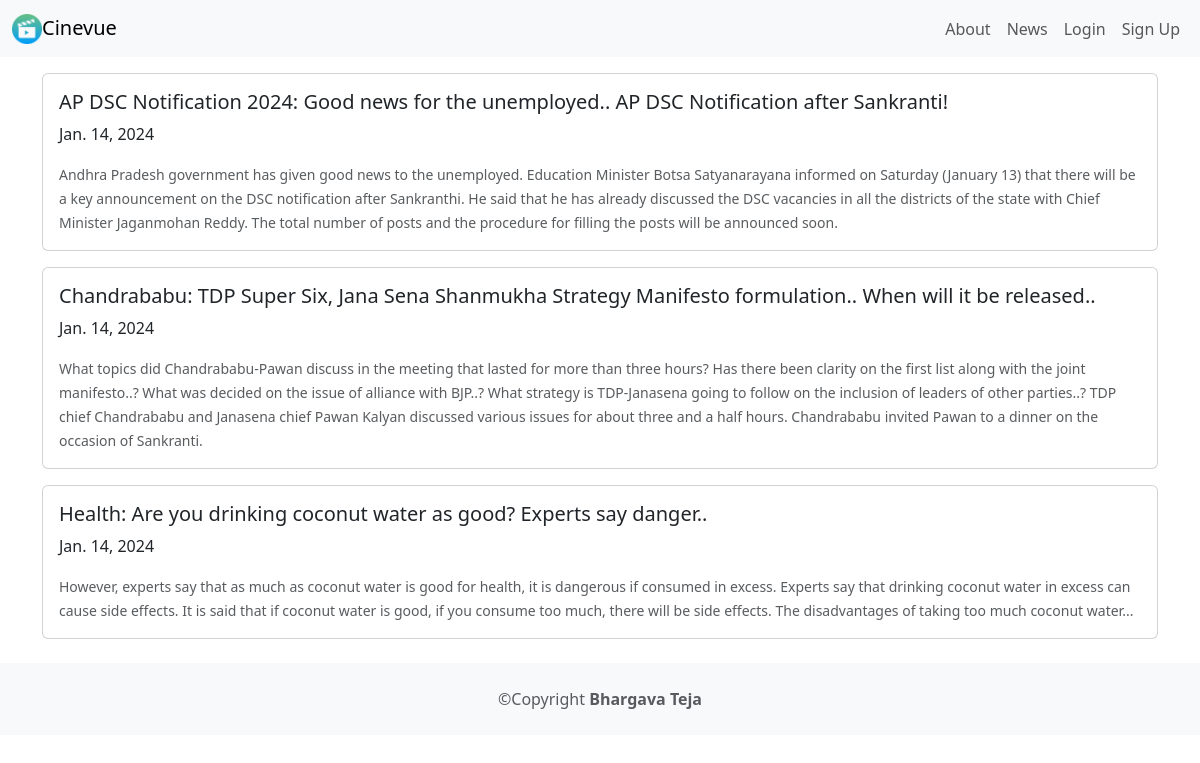
Page /news/ on the committed database.
### news/models.py (models this page shows, shortened)
class News(models.Model):
    headline = models.CharField(max_length=200)
    body = models.TextField()
    date = models.DateField()

### news/views.py (the view)
# urls.py: path('news/',include('news.urls')),
def news(request):
    n = News.objects.all().order_by("-date")
    return render(request, 'news.html', {'news': n})

### news/templates/news.html
{% extends 'base.html' %}
{% block content %}
{% for n in news %}
<div class="card mb-3">
    <div class="row g-0">
        <div>
        <div class="card-body">
            <h5 class="card-title">{{n.headline}}</h5>
            <p class="card-text">{{n.date}}</p>
            <p class="card-text"><small class="text-body-secondary">{{n.body}}</small></p>
        </div>
        </div>
    </div>
    </div>
{% endfor %}
{% endblock content %}

### rows in the picture
News: headline "AP DSC Notification 2024: Good news for the unemployed.. AP DSC Notification after Sankranti!", date "Jan. 14, 2024", body "Andhra Pradesh government has given good news to the unemployed. Education Minister Botsa Satyanarayana informed on Saturday (January 13) that there will be a key announcement on the DSC notification after Sankranthi. He said that he has already discussed the DSC vacancies in all the districts of the state with Chief Minister Jaganmohan Reddy. The total number of posts and the procedure for filling the posts will be announced soon."
News: headline "Chandrababu: TDP Super Six, Jana Sena Shanmukha Strategy Manifesto formulation.. When will it be released..", date "Jan. 14, 2024", body "What topics did Chandrababu-Pawan discuss in the meeting that lasted for more than three hours? Has there been clarity on the first list along with the joint manifesto..? What was decided on the issue of alliance with BJP..? What strategy is TDP-Janasena going to follow on the inclusion of leaders of other parties..? TDP chief Chandrababu and Janasena chief Pawan Kalyan discussed various issues for about three and a half hours. Chandrababu invited Pawan to a dinner on the occasion of Sankranti."
News: headline "Health: Are you drinking coconut water as good? Experts say danger..", date "Jan. 14, 2024", body "However, experts say that as much as coconut water is good for health, it is dangerous if consumed in excess. Experts say that drinking coconut water in excess can cause side effects. It is said that if coconut water is good, if you consume too much, there will be side effects. The disadvantages of taking too much coconut water..."
